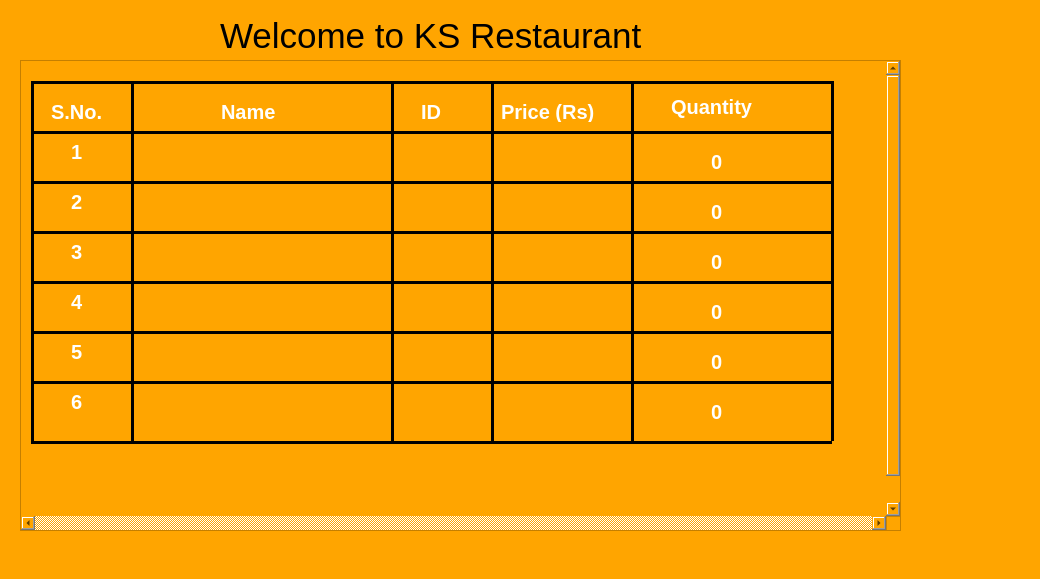
<?xml version="1.0" encoding="UTF-8"?>
<ui version="4.0">
 <class>Dialog</class>
 <widget class="QDialog" name="Dialog">
  <property name="geometry">
   <rect>
    <x>0</x>
    <y>0</y>
    <width>1040</width>
    <height>579</height>
   </rect>
  </property>
  <property name="windowTitle">
   <string>Dialog</string>
  </property>
  <property name="styleSheet">
   <string notr="true">background:orange;</string>
  </property>
  <widget class="QScrollArea" name="scrollArea_10">
   <property name="geometry">
    <rect>
     <x>20</x>
     <y>60</y>
     <width>881</width>
     <height>471</height>
    </rect>
   </property>
   <property name="minimumSize">
    <size>
     <width>0</width>
     <height>0</height>
    </size>
   </property>
   <property name="maximumSize">
    <size>
     <width>16777215</width>
     <height>16777215</height>
    </size>
   </property>
   <property name="styleSheet">
    <string notr="true">background:orange;
font-weight:bold;
font-size:20px;
color:white;</string>
   </property>
   <property name="verticalScrollBarPolicy">
    <enum>Qt::ScrollBarAlwaysOn</enum>
   </property>
   <property name="horizontalScrollBarPolicy">
    <enum>Qt::ScrollBarAlwaysOn</enum>
   </property>
   <property name="sizeAdjustPolicy">
    <enum>QAbstractScrollArea::AdjustToContentsOnFirstShow</enum>
   </property>
   <property name="widgetResizable">
    <bool>false</bool>
   </property>
   <widget class="QWidget" name="scrollAreaWidgetContents_12">
    <property name="geometry">
     <rect>
      <x>0</x>
      <y>0</y>
      <width>854</width>
      <height>484</height>
     </rect>
    </property>
    <widget class="Line" name="line_142">
     <property name="geometry">
      <rect>
       <x>10</x>
       <y>70</y>
       <width>801</width>
       <height>3</height>
      </rect>
     </property>
     <property name="styleSheet">
      <string notr="true">background:black;
color:black;</string>
     </property>
     <property name="frameShadow">
      <enum>QFrame::Plain</enum>
     </property>
     <property name="lineWidth">
      <number>1</number>
     </property>
     <property name="midLineWidth">
      <number>0</number>
     </property>
     <property name="orientation">
      <enum>Qt::Horizontal</enum>
     </property>
    </widget>
    <widget class="Line" name="line_143">
     <property name="geometry">
      <rect>
       <x>110</x>
       <y>20</y>
       <width>3</width>
       <height>360</height>
      </rect>
     </property>
     <property name="styleSheet">
      <string notr="true">background:rgb(0, 0, 0);
font-weight:bold;</string>
     </property>
     <property name="orientation">
      <enum>Qt::Vertical</enum>
     </property>
    </widget>
    <widget class="Line" name="line_144">
     <property name="geometry">
      <rect>
       <x>470</x>
       <y>20</y>
       <width>3</width>
       <height>360</height>
      </rect>
     </property>
     <property name="styleSheet">
      <string notr="true">background:rgb(0, 0, 0);
font-weight:bold;</string>
     </property>
     <property name="orientation">
      <enum>Qt::Vertical</enum>
     </property>
    </widget>
    <widget class="Line" name="line_145">
     <property name="geometry">
      <rect>
       <x>610</x>
       <y>20</y>
       <width>3</width>
       <height>360</height>
      </rect>
     </property>
     <property name="styleSheet">
      <string notr="true">background:rgb(0, 0, 0);
font-weight:bold;</string>
     </property>
     <property name="orientation">
      <enum>Qt::Vertical</enum>
     </property>
    </widget>
    <widget class="QLabel" name="label_303">
     <property name="geometry">
      <rect>
       <x>30</x>
       <y>40</y>
       <width>71</width>
       <height>21</height>
      </rect>
     </property>
     <property name="text">
      <string>S.No.</string>
     </property>
    </widget>
    <widget class="Line" name="line_146">
     <property name="geometry">
      <rect>
       <x>370</x>
       <y>20</y>
       <width>3</width>
       <height>360</height>
      </rect>
     </property>
     <property name="styleSheet">
      <string notr="true">background:rgb(0, 0, 0);
font-weight:bold;</string>
     </property>
     <property name="orientation">
      <enum>Qt::Vertical</enum>
     </property>
    </widget>
    <widget class="Line" name="line_147">
     <property name="geometry">
      <rect>
       <x>10</x>
       <y>20</y>
       <width>3</width>
       <height>360</height>
      </rect>
     </property>
     <property name="styleSheet">
      <string notr="true">background:rgb(0, 0, 0);
font-weight:bold;</string>
     </property>
     <property name="orientation">
      <enum>Qt::Vertical</enum>
     </property>
    </widget>
    <widget class="Line" name="line_148">
     <property name="geometry">
      <rect>
       <x>810</x>
       <y>20</y>
       <width>3</width>
       <height>360</height>
      </rect>
     </property>
     <property name="styleSheet">
      <string notr="true">background:rgb(0, 0, 0);
font-weight:bold;</string>
     </property>
     <property name="orientation">
      <enum>Qt::Vertical</enum>
     </property>
    </widget>
    <widget class="Line" name="line_149">
     <property name="geometry">
      <rect>
       <x>10</x>
       <y>20</y>
       <width>801</width>
       <height>3</height>
      </rect>
     </property>
     <property name="styleSheet">
      <string notr="true">
color:black;background:black;</string>
     </property>
     <property name="frameShadow">
      <enum>QFrame::Plain</enum>
     </property>
     <property name="lineWidth">
      <number>1</number>
     </property>
     <property name="midLineWidth">
      <number>0</number>
     </property>
     <property name="orientation">
      <enum>Qt::Horizontal</enum>
     </property>
    </widget>
    <widget class="Line" name="line_150">
     <property name="geometry">
      <rect>
       <x>10</x>
       <y>320</y>
       <width>801</width>
       <height>3</height>
      </rect>
     </property>
     <property name="styleSheet">
      <string notr="true">color:black;background:black;</string>
     </property>
     <property name="frameShadow">
      <enum>QFrame::Plain</enum>
     </property>
     <property name="lineWidth">
      <number>1</number>
     </property>
     <property name="midLineWidth">
      <number>0</number>
     </property>
     <property name="orientation">
      <enum>Qt::Horizontal</enum>
     </property>
    </widget>
    <widget class="QLabel" name="label_304">
     <property name="geometry">
      <rect>
       <x>200</x>
       <y>40</y>
       <width>71</width>
       <height>21</height>
      </rect>
     </property>
     <property name="text">
      <string>Name</string>
     </property>
    </widget>
    <widget class="QLabel" name="label_305">
     <property name="geometry">
      <rect>
       <x>400</x>
       <y>40</y>
       <width>41</width>
       <height>21</height>
      </rect>
     </property>
     <property name="text">
      <string>ID</string>
     </property>
    </widget>
    <widget class="QLabel" name="label_306">
     <property name="geometry">
      <rect>
       <x>480</x>
       <y>40</y>
       <width>121</width>
       <height>21</height>
      </rect>
     </property>
     <property name="text">
      <string>Price (Rs)</string>
     </property>
    </widget>
    <widget class="QLabel" name="label_307">
     <property name="geometry">
      <rect>
       <x>650</x>
       <y>30</y>
       <width>131</width>
       <height>31</height>
      </rect>
     </property>
     <property name="text">
      <string>Quantity</string>
     </property>
    </widget>
    <widget class="QLabel" name="label_308">
     <property name="geometry">
      <rect>
       <x>120</x>
       <y>80</y>
       <width>241</width>
       <height>31</height>
      </rect>
     </property>
     <property name="text">
      <string/>
     </property>
    </widget>
    <widget class="QLabel" name="label_309">
     <property name="geometry">
      <rect>
       <x>160</x>
       <y>130</y>
       <width>171</width>
       <height>31</height>
      </rect>
     </property>
     <property name="text">
      <string/>
     </property>
    </widget>
    <widget class="QLabel" name="label_310">
     <property name="geometry">
      <rect>
       <x>170</x>
       <y>240</y>
       <width>131</width>
       <height>21</height>
      </rect>
     </property>
     <property name="text">
      <string/>
     </property>
    </widget>
    <widget class="QLabel" name="label_311">
     <property name="geometry">
      <rect>
       <x>170</x>
       <y>190</y>
       <width>151</width>
       <height>21</height>
      </rect>
     </property>
     <property name="text">
      <string/>
     </property>
    </widget>
    <widget class="Line" name="line_151">
     <property name="geometry">
      <rect>
       <x>10</x>
       <y>120</y>
       <width>801</width>
       <height>3</height>
      </rect>
     </property>
     <property name="styleSheet">
      <string notr="true">color:black;background:black;</string>
     </property>
     <property name="frameShadow">
      <enum>QFrame::Plain</enum>
     </property>
     <property name="lineWidth">
      <number>1</number>
     </property>
     <property name="midLineWidth">
      <number>0</number>
     </property>
     <property name="orientation">
      <enum>Qt::Horizontal</enum>
     </property>
    </widget>
    <widget class="Line" name="line_152">
     <property name="geometry">
      <rect>
       <x>10</x>
       <y>170</y>
       <width>801</width>
       <height>3</height>
      </rect>
     </property>
     <property name="styleSheet">
      <string notr="true">color:black;background:black;</string>
     </property>
     <property name="frameShadow">
      <enum>QFrame::Plain</enum>
     </property>
     <property name="lineWidth">
      <number>1</number>
     </property>
     <property name="midLineWidth">
      <number>0</number>
     </property>
     <property name="orientation">
      <enum>Qt::Horizontal</enum>
     </property>
    </widget>
    <widget class="Line" name="line_153">
     <property name="geometry">
      <rect>
       <x>10</x>
       <y>220</y>
       <width>801</width>
       <height>3</height>
      </rect>
     </property>
     <property name="styleSheet">
      <string notr="true">color:black;background:black;</string>
     </property>
     <property name="frameShadow">
      <enum>QFrame::Plain</enum>
     </property>
     <property name="lineWidth">
      <number>1</number>
     </property>
     <property name="midLineWidth">
      <number>0</number>
     </property>
     <property name="orientation">
      <enum>Qt::Horizontal</enum>
     </property>
    </widget>
    <widget class="Line" name="line_154">
     <property name="geometry">
      <rect>
       <x>10</x>
       <y>270</y>
       <width>801</width>
       <height>3</height>
      </rect>
     </property>
     <property name="styleSheet">
      <string notr="true">color:black;

background:black;</string>
     </property>
     <property name="frameShadow">
      <enum>QFrame::Plain</enum>
     </property>
     <property name="lineWidth">
      <number>1</number>
     </property>
     <property name="midLineWidth">
      <number>0</number>
     </property>
     <property name="orientation">
      <enum>Qt::Horizontal</enum>
     </property>
    </widget>
    <widget class="QLabel" name="label_312">
     <property name="geometry">
      <rect>
       <x>170</x>
       <y>280</y>
       <width>141</width>
       <height>31</height>
      </rect>
     </property>
     <property name="text">
      <string/>
     </property>
    </widget>
    <widget class="QLabel" name="label_313">
     <property name="geometry">
      <rect>
       <x>180</x>
       <y>330</y>
       <width>101</width>
       <height>31</height>
      </rect>
     </property>
     <property name="text">
      <string/>
     </property>
    </widget>
    <widget class="Line" name="line_155">
     <property name="geometry">
      <rect>
       <x>10</x>
       <y>380</y>
       <width>801</width>
       <height>3</height>
      </rect>
     </property>
     <property name="styleSheet">
      <string notr="true">color:black;background:black;</string>
     </property>
     <property name="frameShadow">
      <enum>QFrame::Plain</enum>
     </property>
     <property name="lineWidth">
      <number>1</number>
     </property>
     <property name="midLineWidth">
      <number>0</number>
     </property>
     <property name="orientation">
      <enum>Qt::Horizontal</enum>
     </property>
    </widget>
    <widget class="QLabel" name="label_314">
     <property name="geometry">
      <rect>
       <x>50</x>
       <y>80</y>
       <width>50</width>
       <height>21</height>
      </rect>
     </property>
     <property name="text">
      <string>1</string>
     </property>
    </widget>
    <widget class="QLabel" name="label_315">
     <property name="geometry">
      <rect>
       <x>50</x>
       <y>130</y>
       <width>50</width>
       <height>21</height>
      </rect>
     </property>
     <property name="text">
      <string>2</string>
     </property>
    </widget>
    <widget class="QLabel" name="label_316">
     <property name="geometry">
      <rect>
       <x>50</x>
       <y>180</y>
       <width>50</width>
       <height>21</height>
      </rect>
     </property>
     <property name="text">
      <string>3</string>
     </property>
    </widget>
    <widget class="QLabel" name="label_317">
     <property name="geometry">
      <rect>
       <x>50</x>
       <y>230</y>
       <width>50</width>
       <height>21</height>
      </rect>
     </property>
     <property name="text">
      <string>4</string>
     </property>
    </widget>
    <widget class="QLabel" name="label_318">
     <property name="geometry">
      <rect>
       <x>50</x>
       <y>280</y>
       <width>50</width>
       <height>21</height>
      </rect>
     </property>
     <property name="text">
      <string>5</string>
     </property>
    </widget>
    <widget class="QLabel" name="label_319">
     <property name="geometry">
      <rect>
       <x>50</x>
       <y>330</y>
       <width>50</width>
       <height>21</height>
      </rect>
     </property>
     <property name="styleSheet">
      <string notr="true">font-weight:bold;
font-size:20px;
color:white;</string>
     </property>
     <property name="text">
      <string>6</string>
     </property>
    </widget>
    <widget class="QLabel" name="label_320">
     <property name="geometry">
      <rect>
       <x>400</x>
       <y>280</y>
       <width>50</width>
       <height>21</height>
      </rect>
     </property>
     <property name="text">
      <string/>
     </property>
    </widget>
    <widget class="QLabel" name="label_321">
     <property name="geometry">
      <rect>
       <x>400</x>
       <y>230</y>
       <width>50</width>
       <height>21</height>
      </rect>
     </property>
     <property name="text">
      <string/>
     </property>
    </widget>
    <widget class="QLabel" name="label_322">
     <property name="geometry">
      <rect>
       <x>400</x>
       <y>130</y>
       <width>50</width>
       <height>21</height>
      </rect>
     </property>
     <property name="text">
      <string/>
     </property>
    </widget>
    <widget class="QLabel" name="label_323">
     <property name="geometry">
      <rect>
       <x>400</x>
       <y>80</y>
       <width>50</width>
       <height>21</height>
      </rect>
     </property>
     <property name="text">
      <string/>
     </property>
    </widget>
    <widget class="QLabel" name="label_324">
     <property name="geometry">
      <rect>
       <x>400</x>
       <y>180</y>
       <width>50</width>
       <height>21</height>
      </rect>
     </property>
     <property name="text">
      <string/>
     </property>
    </widget>
    <widget class="QLabel" name="label_325">
     <property name="geometry">
      <rect>
       <x>400</x>
       <y>340</y>
       <width>50</width>
       <height>21</height>
      </rect>
     </property>
     <property name="text">
      <string/>
     </property>
    </widget>
    <widget class="QLabel" name="label_326">
     <property name="geometry">
      <rect>
       <x>510</x>
       <y>280</y>
       <width>50</width>
       <height>21</height>
      </rect>
     </property>
     <property name="text">
      <string/>
     </property>
    </widget>
    <widget class="QLabel" name="label_327">
     <property name="geometry">
      <rect>
       <x>510</x>
       <y>230</y>
       <width>50</width>
       <height>21</height>
      </rect>
     </property>
     <property name="text">
      <string/>
     </property>
    </widget>
    <widget class="QLabel" name="label_328">
     <property name="geometry">
      <rect>
       <x>510</x>
       <y>130</y>
       <width>50</width>
       <height>21</height>
      </rect>
     </property>
     <property name="text">
      <string/>
     </property>
    </widget>
    <widget class="QLabel" name="label_329">
     <property name="geometry">
      <rect>
       <x>510</x>
       <y>80</y>
       <width>50</width>
       <height>21</height>
      </rect>
     </property>
     <property name="text">
      <string/>
     </property>
    </widget>
    <widget class="QLabel" name="label_330">
     <property name="geometry">
      <rect>
       <x>510</x>
       <y>180</y>
       <width>50</width>
       <height>21</height>
      </rect>
     </property>
     <property name="text">
      <string/>
     </property>
    </widget>
    <widget class="QLabel" name="label_331">
     <property name="geometry">
      <rect>
       <x>510</x>
       <y>340</y>
       <width>50</width>
       <height>21</height>
      </rect>
     </property>
     <property name="text">
      <string/>
     </property>
    </widget>
    <widget class="QLabel" name="id41_5">
     <property name="geometry">
      <rect>
       <x>690</x>
       <y>290</y>
       <width>50</width>
       <height>21</height>
      </rect>
     </property>
     <property name="text">
      <string>0</string>
     </property>
    </widget>
    <widget class="QLabel" name="id40_5">
     <property name="geometry">
      <rect>
       <x>690</x>
       <y>240</y>
       <width>50</width>
       <height>21</height>
      </rect>
     </property>
     <property name="text">
      <string>0</string>
     </property>
    </widget>
    <widget class="QLabel" name="id38_5">
     <property name="geometry">
      <rect>
       <x>690</x>
       <y>140</y>
       <width>50</width>
       <height>21</height>
      </rect>
     </property>
     <property name="text">
      <string>0</string>
     </property>
    </widget>
    <widget class="QLabel" name="id37_5">
     <property name="geometry">
      <rect>
       <x>690</x>
       <y>90</y>
       <width>50</width>
       <height>21</height>
      </rect>
     </property>
     <property name="text">
      <string>0</string>
     </property>
    </widget>
    <widget class="QLabel" name="id39_5">
     <property name="geometry">
      <rect>
       <x>690</x>
       <y>190</y>
       <width>50</width>
       <height>21</height>
      </rect>
     </property>
     <property name="text">
      <string>0</string>
     </property>
    </widget>
    <widget class="QLabel" name="id42_5">
     <property name="geometry">
      <rect>
       <x>690</x>
       <y>340</y>
       <width>50</width>
       <height>21</height>
      </rect>
     </property>
     <property name="text">
      <string>0</string>
     </property>
    </widget>
   </widget>
  </widget>
  <widget class="QLabel" name="label_7">
   <property name="geometry">
    <rect>
     <x>220</x>
     <y>20</y>
     <width>431</width>
     <height>31</height>
    </rect>
   </property>
   <property name="styleSheet">
    <string notr="true">font-wieght:bold;
background:orange;
font-size:35px;
color:black;</string>
   </property>
   <property name="text">
    <string>Welcome to KS Restaurant</string>
   </property>
  </widget>
 </widget>
 <resources/>
 <connections/>
</ui>
